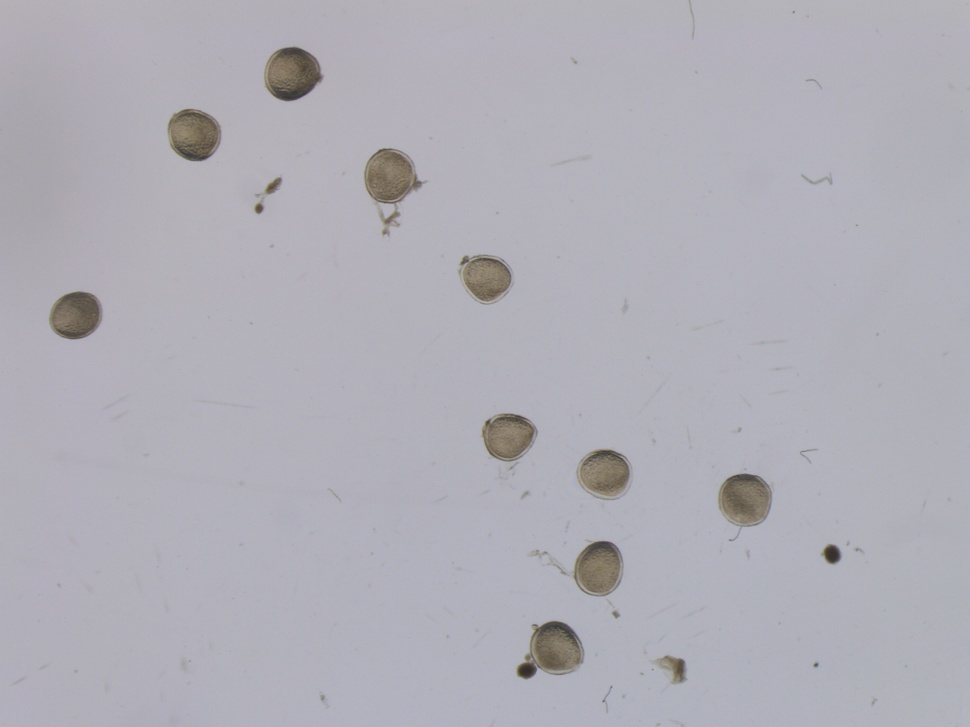
#> input picture x0.75_A.jpg, 970 x 727 px, shrunk from 2592 x 1944 before the run
$ python detectionCercles.py
#> lines starting #> are read from the running program, lines starting #| are printed output that depends on the picture; after the words box and inside, x2 and y2 are one past the last pixel; in counts of white or black regions, pixels touching at a corner belong together
import numpy as np
import cv2
import matplotlib.pyplot as plt

image = 'x0.75_A.jpg'
img = cv2.imread(image, 1)
#> img is the input picture: shape (727, 970, 3); mean B, G, R 183, 174.5, 175.9
img_orig = img.copy()
img = cv2.cvtColor(img, cv2.COLOR_BGR2GRAY)
#> img: shape (727, 970)
img = cv2.GaussianBlur(img, (21,21), cv2.BORDER_DEFAULT)

plt.imshow(img, cmap='gray')
plt.show()
all_circles = cv2.HoughCircles(img, cv2.HOUGH_GRADIENT, 0.9, 120, param1 = 50, param2 = 30)
#> all_circles = [[194.5, 135.5, 25], [488.5, 277.5, 22.3], [72.5, 311.5, 27.4], [554.5, 643.5, 22.9], [605.5, 472.5, 24.3]]
print(all_circles)
#| [[[194.5 135.5  25. ]
#|   [488.5 277.5  22.3]
#|   [ 72.5 311.5  27.4]
#|   [554.5 643.5  22.9]
#|   [605.5 472.5  24.3]]]
print(all_circles.shape)
#| (1, 5, 3)

all_circles_rounded = np.uint16(np.around(all_circles))
#> all_circles_rounded = [[194, 136, 25], [488, 278, 22], [72, 312, 27], [554, 644, 23], [606, 472, 24]]
print(all_circles_rounded)
#| [[[194 136  25]
#|   [488 278  22]
#|   [ 72 312  27]
#|   [554 644  23]
#|   [606 472  24]]]
print(all_circles_rounded.shape)
#| (1, 5, 3)
print("There are " + str(all_circles_rounded.shape[1]) + " cells")
#| There are 5 cells

count = 1
for i in all_circles_rounded[0, :]:
    cv2.circle(img_orig, (i[0], i[1]), i[2], (50, 200, 200), 5)
    cv2.circle(img_orig, (i[0], i[1]), 2, (0, 0, 255), 3)
    count+=1
#> this loop made 5 passes
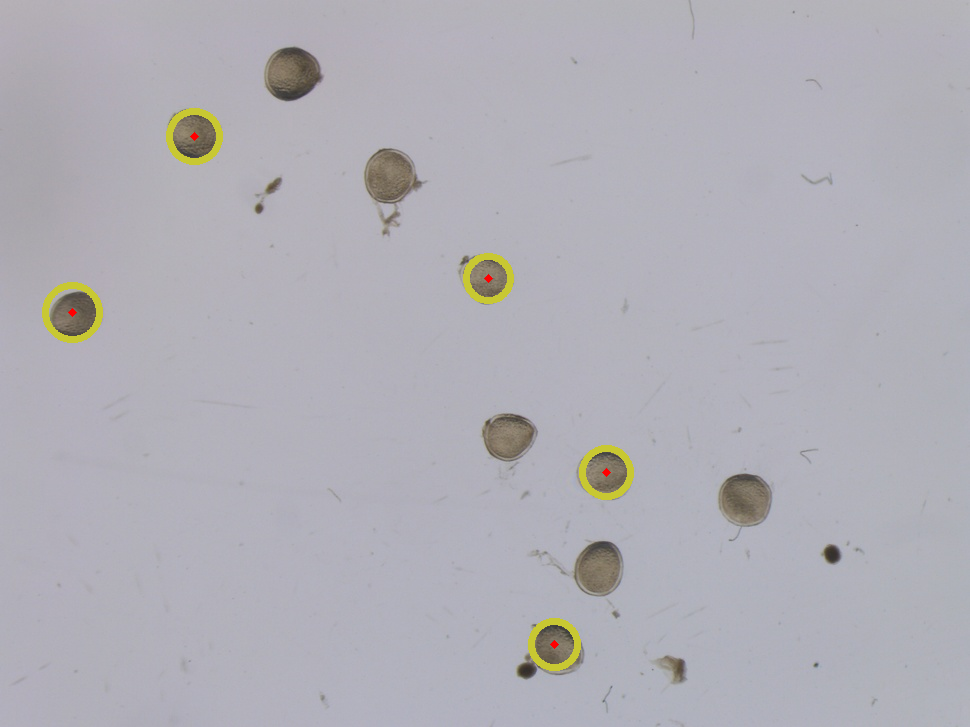
#> img_orig: shape (727, 970, 3); 0.78% of pixels changed, all inside (x1, y1, x2, y2) = (42, 108, 634, 671)
#> after the loop, count = 6

plt.imshow(img_orig)
plt.show()

$ run again, with x2.0_A.jpg copied over x0.75_A.jpg
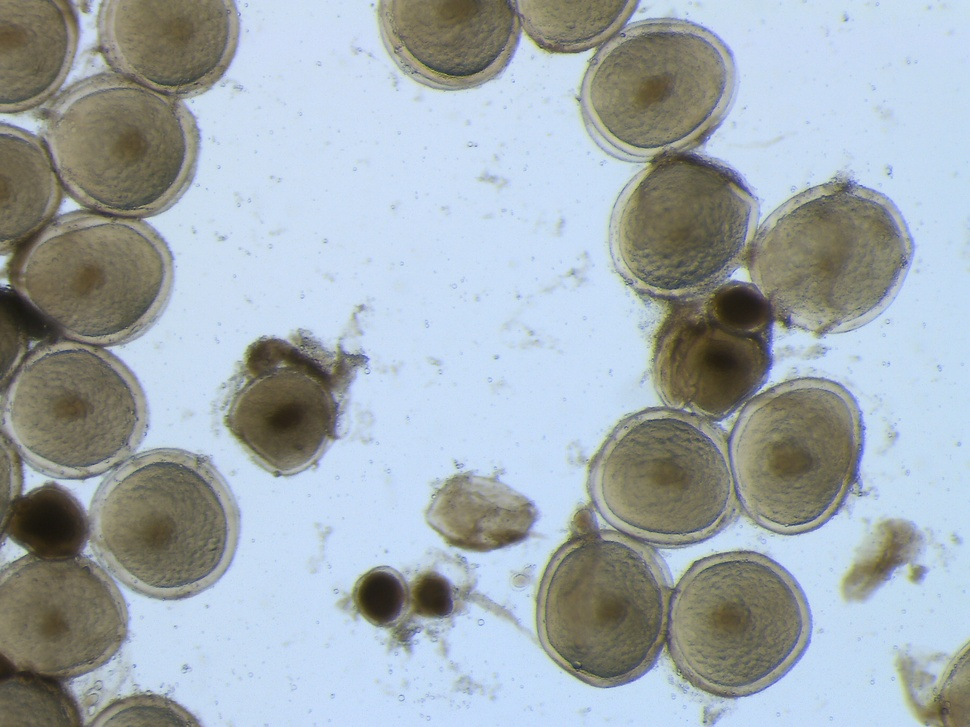
#> input picture x2.0_A.jpg, 970 x 727 px, shrunk from 2592 x 1944 before the run
#> img is the input picture: shape (727, 970, 3); mean B, G, R 177.1, 171.4, 161.3
#> `img = cv2.GaussianBlur(img, (21,21), cv2.BORDER_DEFAULT)`:
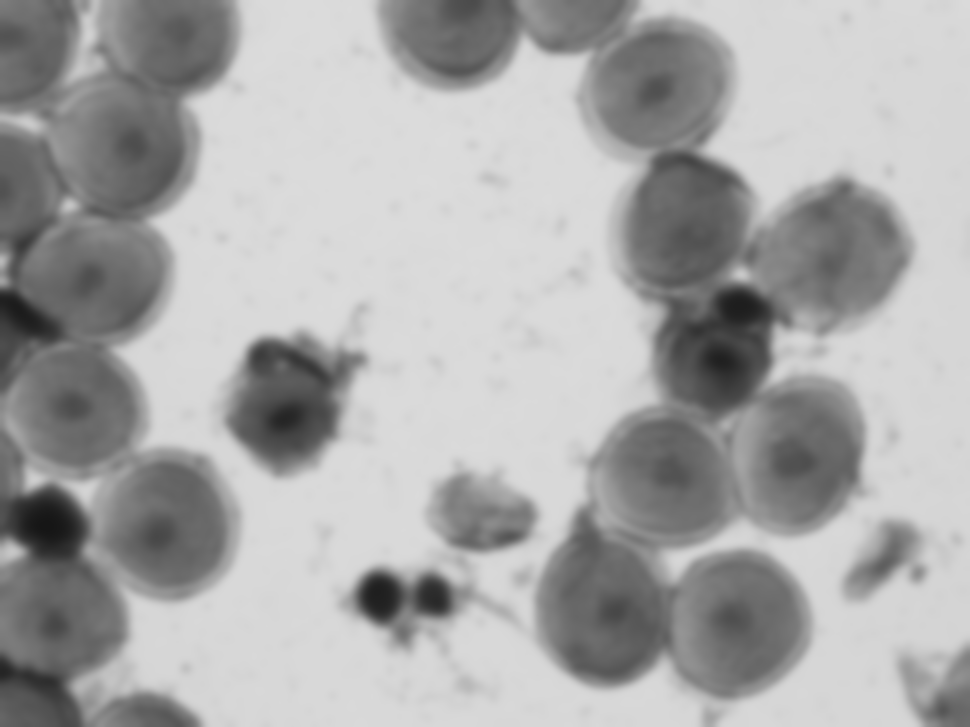
#> img: shape (727, 970); min 22, max 220, mean 169
#> all_circles = 14 rows, first 8: [736.5, 624.5, 75.4], [168.5, 523.5, 76.5], [452.5, 15.5, 74.5], [604.5, 620.5, 66.2], [77.5, 413.5, 69.6], [667.5, 95.5, 78.7], [836.5, 259.5, 79.2], [676.5, 479.5, 68.2]
#| [[[736.5 624.5  75.4]
#|   [168.5 523.5  76.5]
#|   [452.5  15.5  74.5]
#|   [604.5 620.5  66.2]
#|   [ 77.5 413.5  69.6]
#|   [667.5  95.5  78.7]
#> (further printed lines are left out)
#| (1, 14, 3)
#> all_circles_rounded = 14 rows, first 8: [736, 624, 75], [168, 524, 76], [452, 16, 74], [604, 620, 66], [78, 414, 70], [668, 96, 79], [836, 260, 79], [676, 480, 68]
#| [[[736 624  75]
#|   [168 524  76]
#|   [452  16  74]
#|   [604 620  66]
#|   [ 78 414  70]
#|   [668  96  79]
#> (further printed lines are left out)
#| (1, 14, 3)
#| There are 14 cells
#> the loop `for i in all_circles_rounded[0, :]:` made 14 passes
#> after the loop `for i in all_circles_rounded[0, :]:`:
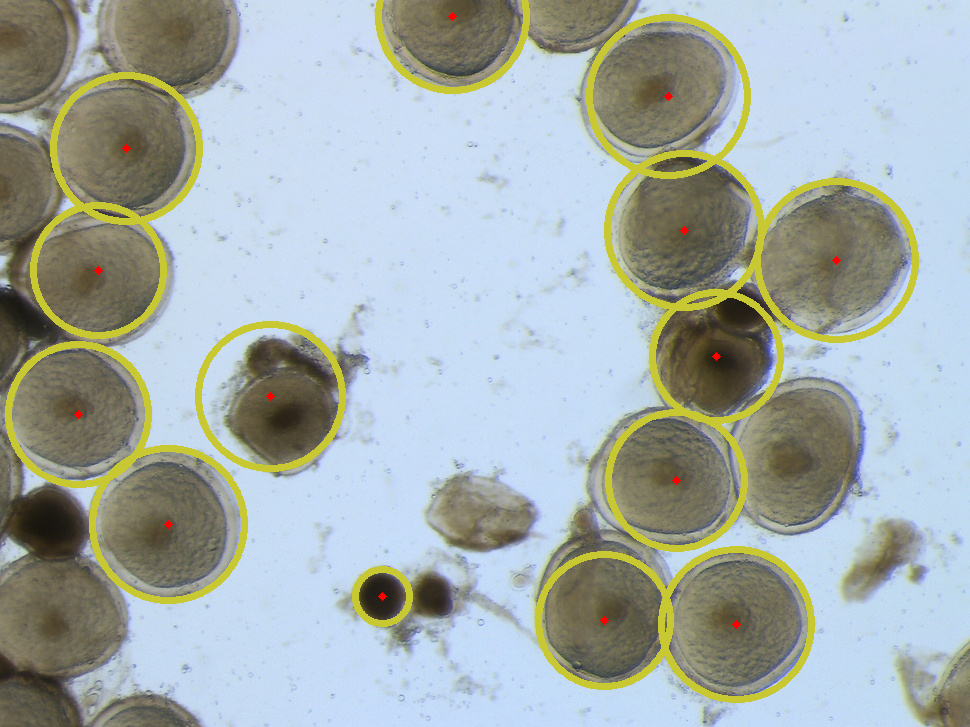
#> img_orig: shape (727, 970, 3); 5.71% of pixels changed, all inside (x1, y1, x2, y2) = (5, 0, 919, 703)
#> after the loop `for i in all_circles_rounded[0, :]:`: count = 15
